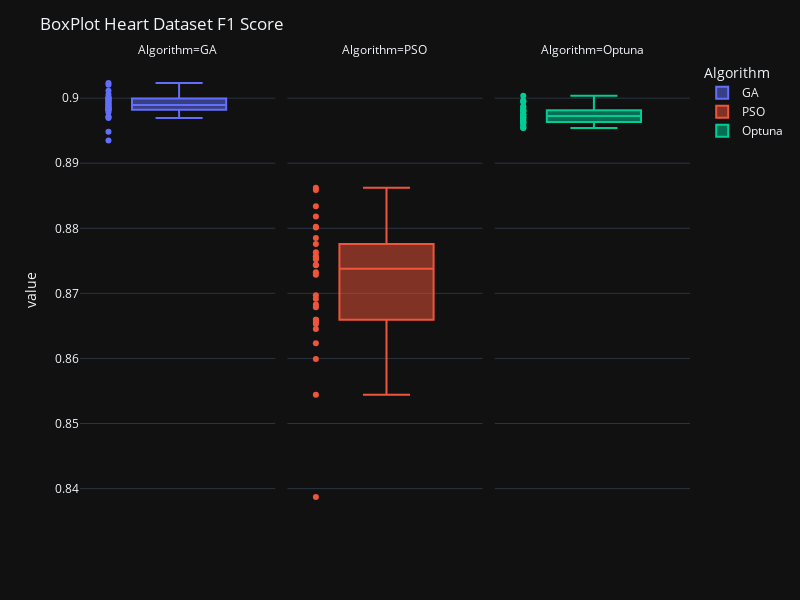

The cell this chart's notebook holds for it:
### Code cell
df = pd.DataFrame(dict(
    GA=heart_ga['F1'],
    PSO=heart_pso['F1'],
    Optuna=heart_optuna['F1']
)).melt(var_name="Algorithm")


fig = px.box(df, y="value", facet_col="Algorithm", color="Algorithm",
             boxmode="overlay", points='all')
fig.update_layout(template = 'plotly_dark')
fig.update_traces(quartilemethod="exclusive", jitter=0, col=1)
fig.update_traces(quartilemethod="exclusive", jitter=0, col=2)
fig.update_traces(quartilemethod="exclusive", jitter=0, col=3)
fig.update_layout(bargap=0.1, width=800, height=600, title='BoxPlot Heart Dataset F1 Score')
fig.show()

### Figure 1 — Plotly figure (JSON) as saved in the notebook; plotly's stock layout.template omitted (floating-point values rounded to 4 significant figures)
{"data": [{"alignmentgroup": "True", "boxpoints": "all", "hovertemplate": "Algorithm=GA<br>value=%{y}<extra></extra>", "jitter": 0, "legendgroup": "GA", "marker": {"color": "#636efa"}, "name": "GA", "notched": false, "offsetgroup": "GA", "orientation": "v", "quartilemethod": "exclusive", "showlegend": true, "type": "box", "x0": " ", "xaxis": "x", "y": [0.8984, 0.9, 0.9021, 0.8982, 0.9023, 0.8982, 0.8981, 0.9001, 0.8978, 0.8991, 0.8971, 0.8992, 0.8986, 0.8997, 0.8988, 0.8972, 0.897, 0.8985, 0.9011, 0.8935, 0.8998, 0.8949, 0.9001, 0.8999, 0.8983, 0.8988, 0.8995, 0.8991, 0.9006, 0.8995], "y0": " ", "yaxis": "y"}, {"alignmentgroup": "True", "boxpoints": "all", "hovertemplate": "Algorithm=PSO<br>value=%{y}<extra></extra>", "jitter": 0, "legendgroup": "PSO", "marker": {"color": "#EF553B"}, "name": "PSO", "notched": false, "offsetgroup": "PSO", "orientation": "v", "quartilemethod": "exclusive", "showlegend": true, "type": "box", "x0": " ", "xaxis": "x2", "y": [0.8862, 0.866, 0.8387, 0.8859, 0.8544, 0.8683, 0.8679, 0.8697, 0.8834, 0.8802, 0.8692, 0.8744, 0.8743, 0.8801, 0.8599, 0.8655, 0.8754, 0.8752, 0.8763, 0.8733, 0.8776, 0.8653, 0.8645, 0.866, 0.8785, 0.8757, 0.8728, 0.8818, 0.8757, 0.8623], "y0": " ", "yaxis": "y2"}, {"alignmentgroup": "True", "boxpoints": "all", "hovertemplate": "Algorithm=Optuna<br>value=%{y}<extra></extra>", "jitter": 0, "legendgroup": "Optuna", "marker": {"color": "#00cc96"}, "name": "Optuna", "notched": false, "offsetgroup": "Optuna", "orientation": "v", "quartilemethod": "exclusive", "showlegend": true, "type": "box", "x0": " ", "xaxis": "x3", "y": [0.8955, 0.8995, 0.8969, 0.8954, 0.8964, 0.8987, 0.8981, 0.8963, 0.8984, 0.8961, 0.8997, 0.8981, 0.9004, 0.8987, 0.8975, 0.8971, 0.8966, 0.8994, 0.8975, 0.8975, 0.8971, 0.898, 0.8968, 0.8974, 0.8971, 0.898, 0.8961, 0.8957, 0.8955, 0.8963], "y0": " ", "yaxis": "y3"}], "layout": {"annotations": [{"font": {}, "showarrow": false, "text": "Algorithm=GA", "x": 0.16, "xanchor": "center", "xref": "paper", "y": 1, "yanchor": "bottom", "yref": "paper"}, {"font": {}, "showarrow": false, "text": "Algorithm=PSO", "x": 0.5, "xanchor": "center", "xref": "paper", "y": 1, "yanchor": "bottom", "yref": "paper"}, {"font": {}, "showarrow": false, "text": "Algorithm=Optuna", "x": 0.84, "xanchor": "center", "xref": "paper", "y": 1, "yanchor": "bottom", "yref": "paper"}], "bargap": 0.1, "boxmode": "overlay", "height": 600, "legend": {"title": {"text": "Algorithm"}, "tracegroupgap": 0}, "margin": {"t": 60}, "title": {"text": "BoxPlot Heart Dataset F1 Score"}, "width": 800, "xaxis": {"anchor": "y", "domain": [0, 0.32]}, "xaxis2": {"anchor": "y2", "domain": [0.34, 0.66], "matches": "x"}, "xaxis3": {"anchor": "y3", "domain": [0.68, 1.0], "matches": "x"}, "yaxis": {"anchor": "x", "domain": [0, 1], "title": {"text": "value"}}, "yaxis2": {"anchor": "x2", "domain": [0, 1], "matches": "y", "showticklabels": false}, "yaxis3": {"anchor": "x3", "domain": [0, 1], "matches": "y", "showticklabels": false}}}
